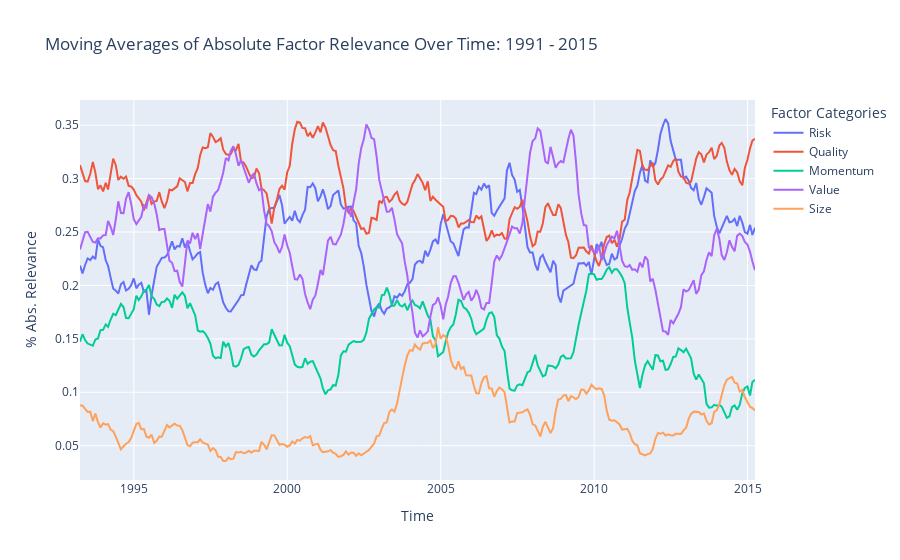
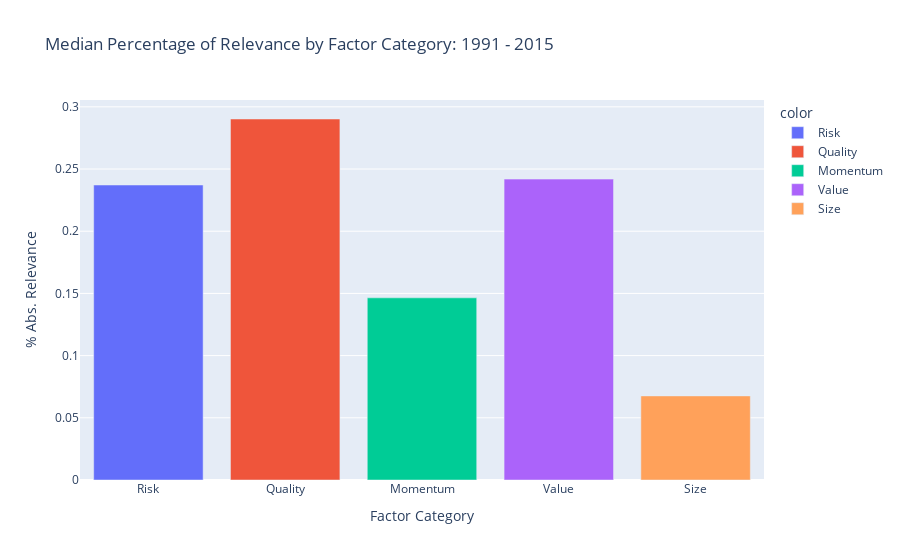

The notebook cell these images were saved under, in order:
### Markdown cell above
We observe that the 'Deep Recurrent Factor Model' exhibits a higher predictive performance in terms of MSE 
than the linear factor model. Interestingly, throughout the considered time-period (1991-07-31 - 2021-10-31), the relevance scores of the LSTM model suggest that Quality, Risk and Value are the most relevant features when predicting returns within that period. In the moving average plot above one can observe that the average factor relevance changes over time and does not stay constant. Keeping our highly sibjective factor choice into account, the factors size and momentum do not seem to take precedence over the the other factor. 

We look at the time-frame considered in the paper [*Deep Recurrent Factor Model: Interpretable Non-Linear and Time-Varying
Multi-Factor Model*](https://arxiv.org/pdf/1901.11493.pdf), i.e. from 1990-2015. Unfortunately, we only have access to data fram 1991 onwards, we will still make an attempt to analyse the same time frame in an effort to make some sort of comparison between the US and the Japanese stock market throughout this period.

### Code cell
# Create the figure
fig = go.Figure()

filtered_df = factor_ts_ma[factor_ts_ma.index <= '2015-03-31']

# Add traces for each column
for column in filtered_df.columns:
    fig.add_trace(go.Scatter(x=filtered_df.index, y=filtered_df[column],
                             mode='lines', name=column))

# Update layout and show the figure
fig.update_layout(
    title="Moving Averages of Absolute Factor Relevance Over Time: 1991 - 2015",
    xaxis_title="Time",
    yaxis_title="% Abs. Relevance",
    legend_title="Factor Categories"
)

fig.show()




fig = px.bar(
    x=["Risk", "Quality", "Momentum", "Value", "Size"],
    y=filtered_df.apply(np.median, axis=0),
    title='Median Percentage of Relevance by Factor Category: 1991 - 2015',
    color=["Risk", "Quality", "Momentum", "Value", "Size"]
    
)
fig.update_layout(
    xaxis_title = "Factor Category",
    yaxis_title = "% Abs. Relevance"
)
fig.show()

### Figure 1 — Plotly figure (JSON) as saved in the notebook; plotly's stock layout.template omitted (floating-point values rounded to 4 significant figures; data arrays with more than 128 entries replaced by an {"elided": "..."} marker saying what was removed)
{"data": [{"mode": "lines", "name": "Risk", "type": "scatter", "x": {"elided": "265 str values"}, "y": {"elided": "265 float values"}}, {"mode": "lines", "name": "Quality", "type": "scatter", "x": {"elided": "265 str values"}, "y": {"elided": "265 float values"}}, {"mode": "lines", "name": "Momentum", "type": "scatter", "x": {"elided": "265 str values"}, "y": {"elided": "265 float values"}}, {"mode": "lines", "name": "Value", "type": "scatter", "x": {"elided": "265 str values"}, "y": {"elided": "265 float values"}}, {"mode": "lines", "name": "Size", "type": "scatter", "x": {"elided": "265 str values"}, "y": {"elided": "265 float values"}}], "layout": {"legend": {"title": {"text": "Factor Categories"}}, "title": {"text": "Moving Averages of Absolute Factor Relevance Over Time: 1991 - 2015"}, "xaxis": {"title": {"text": "Time"}}, "yaxis": {"title": {"text": "% Abs. Relevance"}}}}

### Figure 2 — Plotly figure (JSON) as saved in the notebook; plotly's stock layout.template omitted (floating-point values rounded to 4 significant figures)
{"data": [{"alignmentgroup": "True", "hovertemplate": "color=Risk<br>x=%{x}<br>y=%{y}<extra></extra>", "legendgroup": "Risk", "marker": {"color": "#636efa", "pattern": {"shape": ""}}, "name": "Risk", "offsetgroup": "Risk", "orientation": "v", "showlegend": true, "textposition": "auto", "type": "bar", "x": ["Risk"], "xaxis": "x", "y": [0.2372], "yaxis": "y"}, {"alignmentgroup": "True", "hovertemplate": "color=Quality<br>x=%{x}<br>y=%{y}<extra></extra>", "legendgroup": "Quality", "marker": {"color": "#EF553B", "pattern": {"shape": ""}}, "name": "Quality", "offsetgroup": "Quality", "orientation": "v", "showlegend": true, "textposition": "auto", "type": "bar", "x": ["Quality"], "xaxis": "x", "y": [0.2902], "yaxis": "y"}, {"alignmentgroup": "True", "hovertemplate": "color=Momentum<br>x=%{x}<br>y=%{y}<extra></extra>", "legendgroup": "Momentum", "marker": {"color": "#00cc96", "pattern": {"shape": ""}}, "name": "Momentum", "offsetgroup": "Momentum", "orientation": "v", "showlegend": true, "textposition": "auto", "type": "bar", "x": ["Momentum"], "xaxis": "x", "y": [0.1464], "yaxis": "y"}, {"alignmentgroup": "True", "hovertemplate": "color=Value<br>x=%{x}<br>y=%{y}<extra></extra>", "legendgroup": "Value", "marker": {"color": "#ab63fa", "pattern": {"shape": ""}}, "name": "Value", "offsetgroup": "Value", "orientation": "v", "showlegend": true, "textposition": "auto", "type": "bar", "x": ["Value"], "xaxis": "x", "y": [0.2419], "yaxis": "y"}, {"alignmentgroup": "True", "hovertemplate": "color=Size<br>x=%{x}<br>y=%{y}<extra></extra>", "legendgroup": "Size", "marker": {"color": "#FFA15A", "pattern": {"shape": ""}}, "name": "Size", "offsetgroup": "Size", "orientation": "v", "showlegend": true, "textposition": "auto", "type": "bar", "x": ["Size"], "xaxis": "x", "y": [0.06759], "yaxis": "y"}], "layout": {"barmode": "relative", "legend": {"title": {"text": "color"}, "tracegroupgap": 0}, "title": {"text": "Median Percentage of Relevance by Factor Category: 1991 - 2015"}, "xaxis": {"anchor": "y", "domain": [0, 1], "title": {"text": "Factor Category"}}, "yaxis": {"anchor": "x", "domain": [0, 1], "title": {"text": "% Abs. Relevance"}}}}
